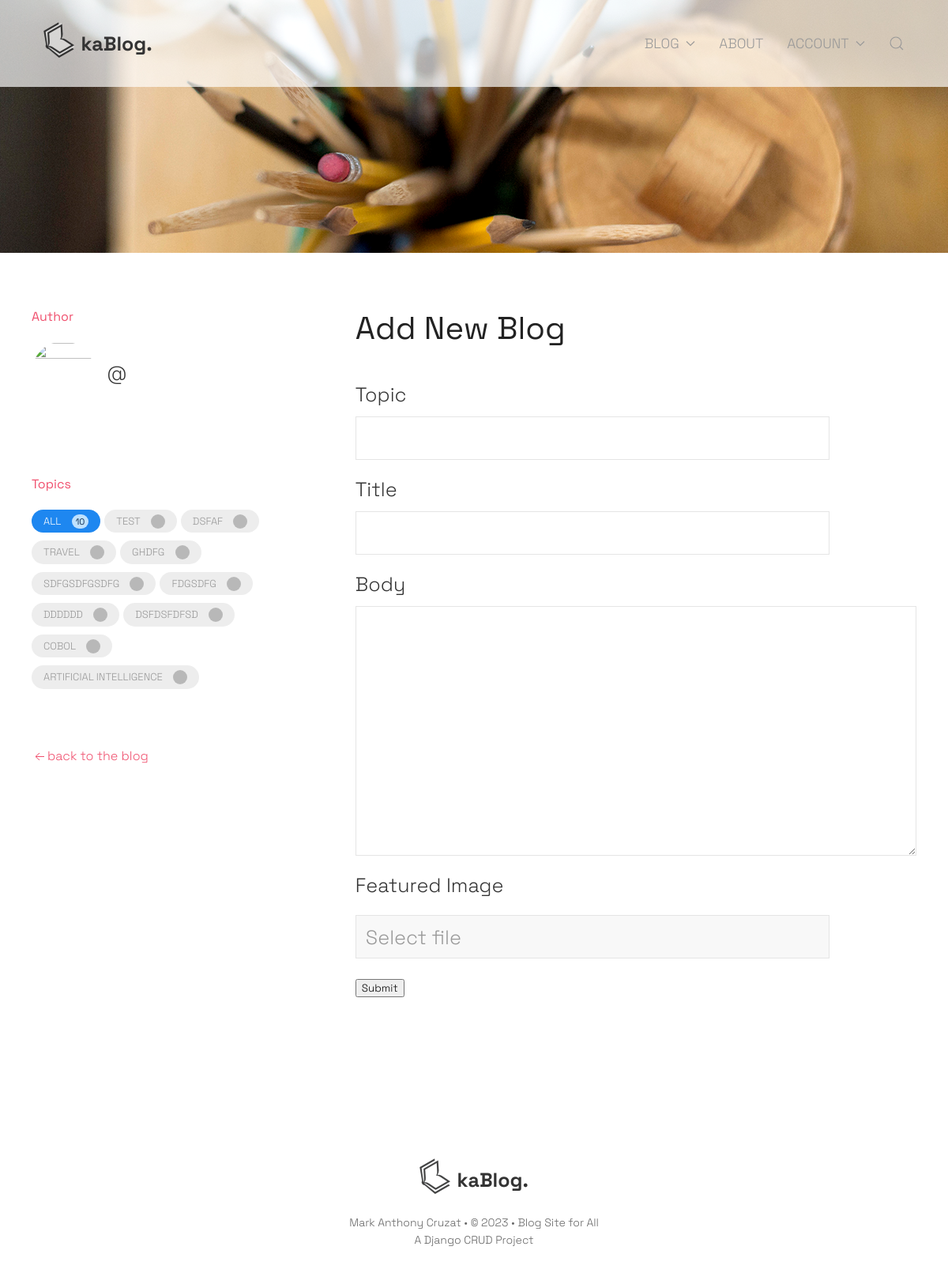
The page /blog/new/ (signed in) on the database its author committed.
### blog/models.py (models this page shows, shortened)
class Topic(models.Model):
    name = models.CharField(max_length=200)

### blog/views.py (the view)
# urls.py: path("blog/new/", new_blog, name="new-blog"),
@login_required(login_url="login")
def new_blog(request):
    if request.method == "POST":
        topic_name = request.POST.get("topic")
        try:
            topic, created = Topic.objects.get_or_create(name=topic_name)  # get existing or create a new topic in the database
            Blog.objects.create(
                author=request.user,
                topic=topic,
                title=request.POST.get('title'),
                description=request.POST.get('description'),
                featured_image= request.FILES['featured_image'] if request.FILES.get('featured_image') is not None else None
            )
            return redirect("page-blogs")
        except:
            messages.error(request, "An error occured while saving the blog.")
            return redirect("new-blog")
    else:
        topics = Topic.objects.all()
        form = FormBlog()
        context = {"pagetitle": "Add New Blog", "form": form, "topics": topics}
        return render(request, "blog/form_blog.html", context)

### blog/forms.py
class FormBlog(ModelForm):
    class Meta:
        model = Blog
        fields = "__all__"
        exclude = ["author", "participants"]

### blog/templates/blog/form_blog.html (shortened to what this page needs)
{% extends 'base.html' %}
{% block pageheading %}
  {% include 'pageheading-small.html' %}
  {% block navigation %}
    {% include 'navigation.html' %}
  {% endblock %}
{% endblock %}
{% block sidebar %}
    <div>
        <h5 class="uk-text-danger">Author</h5>
        <ul class="uk-comment-list">
            <li>
                <article class="uk-comment" role="comment">
                    <header class="uk-comment-header">
                        <div class="uk-grid-small uk-flex-middle" uk-grid>
                            <div class="uk-width-auto">
                                <img class="uk-comment-avatar uk-border-circle" src="{{blog.author.avatar.url}}"
                                    width="80" height="80" alt="">
                            </div>
                            <section class="uk-width-expand">
                                <h5 class="uk-comment-title uk-margin-remove uk-link-reset"><a
                                        href="{% url 'user-profile' blog.author.id %}">@{{blog.author.username}}</a></h5>
                            </section>
                        </div>
                    </header>
                </article>
            </li>
        </ul>
    </div>
    {% include 'blog/list_sidebar_topics.html' %}
    <small><a href="{% url 'page-blogs' %}" class="uk-text-danger mdc-link-no-line"><span uk-icon="icon: arrow-left"></span>back to the blog</a></small>
{% endblock %}
{% block content %}
    <section class="uk-margin-medium-bottom">
        <h2 class="uk-text-secondary uk-margin-remove-bottom uk-margin-remove-top">{{pagetitle}}</h2>
    </section>
    <div id="wrapper-content">
      <form method="post" action="" enctype="multipart/form-data">
        <section class="uk-margin" uk-margin>
          <h4 class="uk-margin-remove-bottom"><label for="blog-topic">Topic</label></h4>
          <input type="text" name="topic" value="{{ blog.topic }}"  required list="topic-list" class="uk-input uk-form-large uk-width-xlarge@m" id="blog-topic">
        </section>
        <section class="uk-margin" uk-margin>
          <h4 class="uk-margin-remove-bottom"><label for="id_title">Title</label></h4>
          <input type="text" name="title" value="{{ blog.title }}"  required class="uk-input uk-form-large uk-width-xlarge@m" id="id_title">
        </section>
        <section class="uk-margin" uk-margin>
          <h4 class="uk-margin-remove-bottom"><label for="id_description">Body</label></h4>
          <textarea name="description" cols="40" rows="10" id="id_description" spellcheck="false" class="uk-textarea uk-form-large uk-width-expand" aria-label="Textarea">{{blog.description}}</textarea>
        </section>
      <section class="uk-margin" uk-margin>
        <h4 class="uk-margin-remove-bottom"><label>Featured Image</label></h4>
        <div uk-form-custom="target: true">
            <input class="uk-input uk-form-large uk-width-xlarge@m" type="text" placeholder="Select file" aria-label="Custom controls" disabled>
        </div>
      </section>
        <input type="submit" value="Submit" />
      </form>
    </div>
{% endblock %}

### blog/templates/blog/list_sidebar_topics.html (shortened to what this page needs)
{% if topics|length %}
<div>
<h5 class="uk-text-danger">Topics</h5>
<ul class="uk-subnav uk-subnav-pill uk-text-small" uk-margin>
  <li class="uk-active" uk-filter-control><a class="uk-border-pill" href="javascript:vod(0)">All <span class="uk-badge uk-margin-small-left">{{topics.count}}</span></a></li>
  {% for topic in topics %}
    <li uk-filter-control="[data-topic='{{topic.name}}']"><a class="uk-border-pill"
      href="#">{{topic.name}}<span class="uk-badge uk-margin-small-left">{{topic.blogcount}}</span></a>
    </li>
  {% endfor %}
</ul>
</div>
{% endif %}

### static/styles/custom.css (style rules this page uses)
* { box-sizing: border-box; font-family: 'Space Grotesk', sans-serif !important; font-weight: 300; }
html { font-size: clamp(16px, 3.5vw, 20px); line-height: 1.5em; }
.mdc-link-no-line a, a.mdc-link-no-line { text-decoration: none; }
.uk-subnav-pill>*> :first-child { padding: 5px 15px; background: #ededed; color: #999; font-size: small; }
.uk-badge { background: #9797979e; font-weight: 400 !important; color: #fff !important; }
.uk-subnav-pill>.uk-active .uk-badge { background: #bee1ff; color: #0c2c4d !important; }
.uk-subnav>*:not(.uk-first-column) { padding-left: 5px; }

### rows shown on the page
Topic: name "TEST"
Topic: name "DSFAF"
Topic: name "TRAVEL"
Topic: name "GHDFG"
Topic: name "SDFGSDFGSDFG"
Topic: name "FDGSDFG"
Topic: name "DDDDDD"
Topic: name "DSFDSFDFSD"
Topic: name "COBOL"
Topic: name "ARTIFICIAL INTELLIGENCE"

### other values the page prints
{{ topics.count }} "10"
{{ pagetitle }} "Add New Blog"
